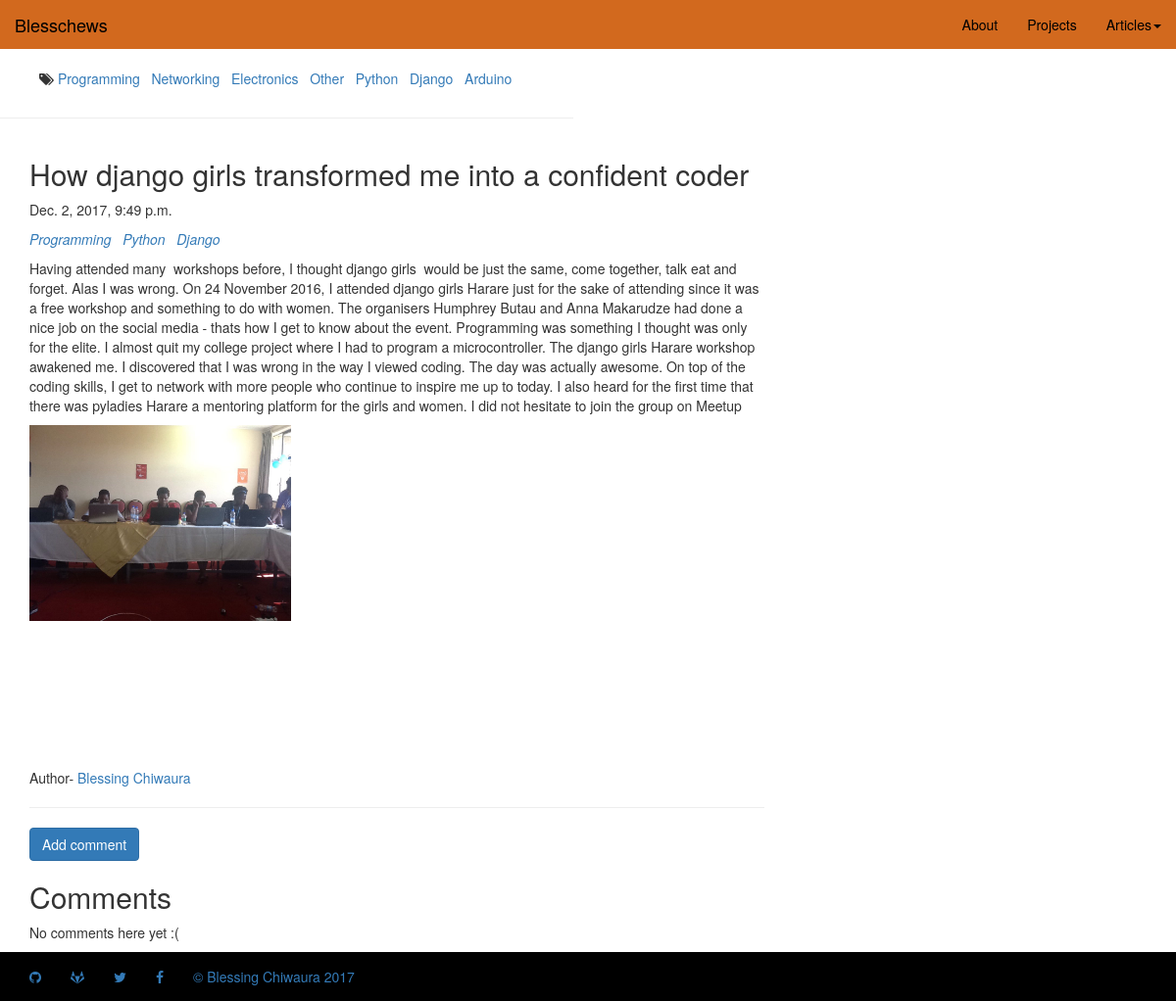
Before: /post/2/ with the older database file.
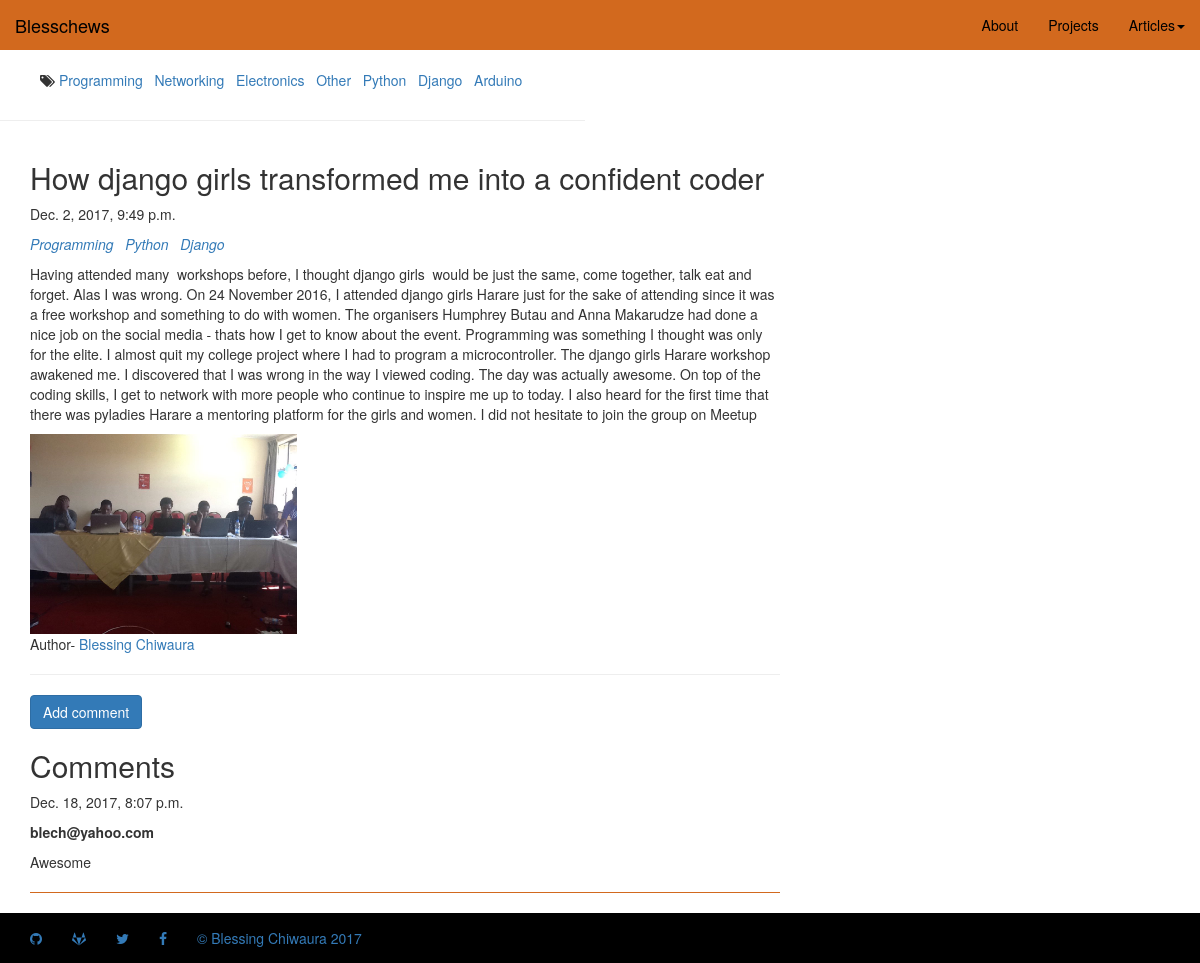
After: the same page with the newer database file.
### myblog/models.py (models this page shows, shortened)
class Tag(models.Model):
	name=models.CharField(max_length=30)
	description=models.TextField()

class Post(models.Model):
	title=models.CharField(max_length=100)
	tags=models.ManyToManyField('Tag')
	body=models.TextField()
	content = RichTextUploadingField(null=True)
	date_created=models.DateTimeField(default=timezone.now)
	date_published=models.DateTimeField(null=True, blank=True)

class Comment(models.Model):
	name=models.CharField(max_length=32)
	email=models.EmailField()
	post=models.ForeignKey(Post, related_name='comments', null=True)
	comment_text=models.TextField()
	created_date = models.DateTimeField(default=timezone.now)
	approved_comment = models.BooleanField(default=True)

### myblog/views.py (the view)
# urls.py: url(r'^post/(?P<pk>\d+)/$',	PostDetailView.as_view(), name='post_detail'),
class PostDetailView(TemplateView):
	model = Post
	template_name = "post_detail.html"
	def get_context_data(self, **kwargs):
		context = super(PostDetailView, self).get_context_data(**kwargs)
		context['title']='Posts'
		context['tags']=Tag.objects.all().order_by('pk')
		context['form'] = CommentForm()
		context['post']=get_object_or_404(Post,	pk=self.kwargs['pk'])
		context['post_tags']=get_object_or_404(Post,	pk=self.kwargs['pk']).tags.all()
		return context

### myblog/forms.py (shortened to what this page needs)
class CommentForm(forms.ModelForm):
	class Meta:
		model = Comment
		fields = ('name','email', 'comment_text')

### myblog/templates/post_detail.html
{% extends 'base.html' %}
{% block content %}
<div class="row">
	<div class="col-xs-8">
		<h2>{{ post.title }}</h2>
		{% if post.date_published %}
		<p>{{ post.date_published }}</p>
		{% endif %}
		<p>{% for tag in post_tags %} <a href="{% url 'tagged_post' pk=tag.pk %}"><i>{{  tag.name }} &nbsp</i></a>{% endfor %}</p>
		<p>{{ post.content|safe|linebreaks }}</p>
		<br>
		<p>Author- <a href="https://twitter.com/BeeChiwa">Blessing Chiwaura</a></i></p>
		<hr>
		<a href="{% url 'add_comment' pk=post.pk %}"><button type="submit" class="save btn btn-primary">Add comment</button></a>
		<h2>Comments</h2>
		{% for comment in post.comments.all %}
		<p class="date">{{ comment.created_date }}</p>
		<strong>{{ comment.email }}</strong>
		<p>{{ comment.comment_text|linebreaks }}</p>
		<hr style="border-color:chocolate">
		{% empty %}
		<p>No comments here yet :(</p>
		{% endfor %}
	</div>
</div>
{% endblock %}

### myblog/templates/base.html (shortened to what this page needs)
<!DOCTYPE html>
<html lang="en" style="height:100%;">
<head>
	{% load staticfiles %}
	<link rel="stylesheet" type="text/css" href="{% static "styles/css/bootstrap.css" %}">
	<link rel="stylesheet" href="https://maxcdn.bootstrapcdn.com/font-awesome/4.7.0/css/font-awesome.min.css">
</head>
<nav class="navbar " >
	<div class="container-fluid navbar-fixed-top"  style="background:chocolate" >
		<div class="navbar-header ">
			<a class='navbar-brand' href="#" style="color:black;">Blesschews</a>
		</div>
        <div id="myNavbar" class="collapse navbar-collapse">
		<ul class="nav navbar-nav navbar-right">
			<li><a  href="{% url 'about' %}" style="color:black;">About</a></li>
			<li><a  href="{% url 'project' %}" style="color:black;">Projects</a></li>
			<li class="dropdown"><a  class="dropdown-toggle"  data-toggle="dropdown" href="#" style="color:black;">Articles<span class="caret"></span></a>
			</li>
		</ul>
        </div>
	</div>
</nav>
<body style="">
	<div class="row">
	<div class="col-xs-6">
		<ul style="list-style:none; display:inline-block">
			<i class="fa fa-tags"></i>{% for tag in tags %}
			<a href="{% url 'tagged_post' pk=tag.pk %}">{{ tag.name }} &nbsp</a>
			{% endfor %}
		</ul>
		<hr>
	</div>
	</div>
<div class="  container">
	{% block content %}
	{% endblock %}
</div>
</body>
<nav class="navbar">
<footer class="navbar-fixed-bottom" style="margin-top:10px;background:black;">
	<div class="container-fluid">
		<ul class="nav navbar-nav ">
			<li><a href="https://github.com/blesschews"><i class="fa fa-github"></i> </a></li>
			<li><a href="https://gitlab.com/blesschews"><i class="fa fa-gitlab"></i> </a></li>
			<li><a href="https://twitter.com/BeeChiwa"><i class="fa fa-twitter"></i>    </a></li>
			<li><a href="https://www.facebook.com/alice.chivaura"><i class="fa fa-facebook"></i>    </a></li>
			<li> <a href="#">&copy; Blessing Chiwaura 2017</a></li>
		</ul>
	</div>
</footer>
</nav>
</html>

Changed rows visible on the page:
added Comment: created_date "Dec. 18, 2017, 8:07 p.m.", email "blech@yahoo.com", comment_text "Awesome"
Other visible differences:
text no longer shown: "No comments here yet :("
